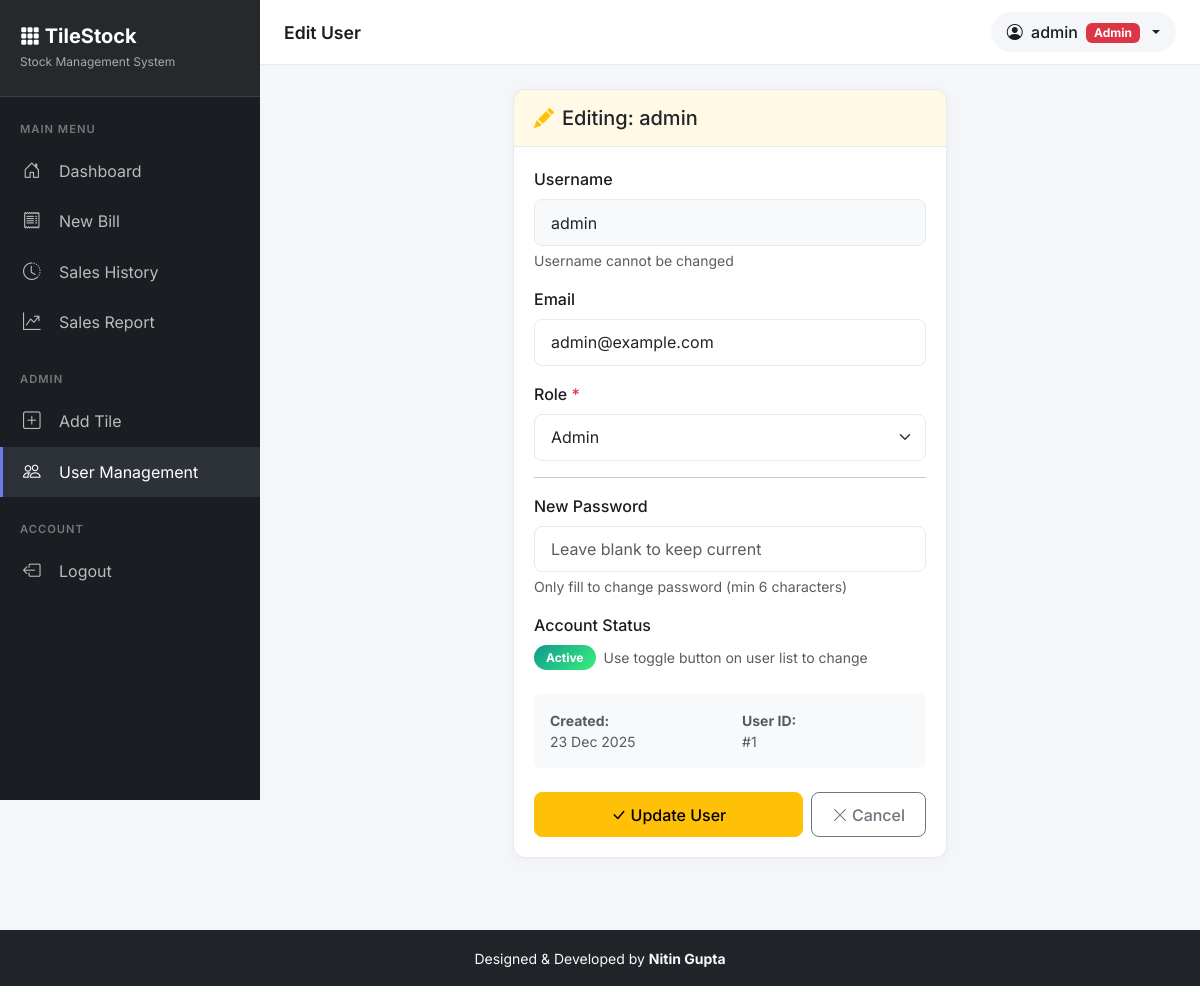
The page /admin/users/1/edit (signed in) on the database its author committed.
### app.py (models this page shows)
class User(db.Model):
    id = db.Column(db.Integer, primary_key=True)
    username = db.Column(db.String(100), unique=True, nullable=False)
    email = db.Column(db.String(150), nullable=True)
    password = db.Column(db.String(200), nullable=False)
    role = db.Column(db.String(10), nullable=False)  # admin / staff
    is_active = db.Column(db.Boolean, default=True, nullable=False)
    created_at = db.Column(db.DateTime, default=datetime.utcnow)
    created_by = db.Column(db.Integer, db.ForeignKey('user.id'), nullable=True)

### app.py (the view, shortened to what this page needs)
@app.route('/admin/users/<int:user_id>/edit', methods=['GET', 'POST'])
@admin_required
def edit_user(user_id):
    user = User.query.get_or_404(user_id)
    return render_template('edit_user.html', user=user)

### app.py (called while the page is built)
def admin_required(f):
    @wraps(f)
    def decorated_function(*args, **kwargs):
        if 'user_id' not in session:
            flash('Please login to access this page')
            return redirect('/')
        if session.get('role') != 'admin':
            flash('Access denied. Admin privileges required.')
            return redirect('/dashboard')
        return f(*args, **kwargs)
    return decorated_function

### templates/edit_user.html (shortened to what this page needs)
{% extends "base.html" %}
{% block page_title %}Edit User{% endblock %}
{% block content %}
<div class="row justify-content-center">
    <div class="col-lg-6">
        <div class="modern-card">
            <div class="card-header bg-warning bg-opacity-10">
                <h5 class="mb-0">
                    <i class="bi bi-pencil-fill text-warning me-2"></i>Editing: {{ user.username }}
                </h5>
            </div>
            <div class="card-body">
                <form method="POST">
                    <div class="mb-3">
                        <label class="form-label">Username</label>
                        <input type="text" class="form-control bg-light" value="{{ user.username }}" disabled />
                        <div class="form-text">Username cannot be changed</div>
                    </div>
                    <div class="mb-3">
                        <label class="form-label">Email</label>
                        <input type="email" name="email" class="form-control" value="{{ user.email or '' }}"
                            placeholder="user@example.com" />
                    </div>
                    <div class="mb-3">
                        <label class="form-label">Role <span class="text-danger">*</span></label>
                        <select name="role" class="form-select" required>
                            <option value="admin" {{ 'selected' if user.role=='admin' else '' }}>Admin</option>
                        </select>
                    </div>
                    <hr>
                    <div class="mb-3">
                        <label class="form-label">New Password</label>
                        <input type="password" name="new_password" class="form-control"
                            placeholder="Leave blank to keep current" minlength="6" />
                        <div class="form-text">Only fill to change password (min 6 characters)</div>
                    </div>
                    <div class="mb-4">
                        <label class="form-label">Account Status</label>
                        <div class="d-flex align-items-center gap-2">
                            {% if user.is_active %}
                            <span class="badge badge-stock-high">Active</span>
                            {% else %}
                            <span class="badge badge-stock-out">Inactive</span>
                            {% endif %}
                            <small class="text-muted">Use toggle button on user list to change</small>
                        </div>
                    </div>
                    <div class="mb-4 p-3 bg-light rounded">
                        <div class="row text-muted small">
                            <div class="col-6">
                                <strong>Created:</strong><br>
                                {{ user.created_at.strftime('%d %b %Y') if user.created_at else 'Unknown' }}
                            </div>
                            <div class="col-6">
                                <strong>User ID:</strong><br>
                                #{{ user.id }}
                            </div>
                        </div>
                    </div>
                    <div class="d-flex flex-column flex-sm-row gap-2">
                        <button type="submit" class="btn btn-warning btn-modern flex-grow-1">
                            <i class="bi bi-check-lg me-1"></i>Update User
                        </button>
                        <a href="/admin/users" class="btn btn-outline-secondary btn-modern">
                            <i class="bi bi-x-lg me-1"></i>Cancel
                        </a>
                    </div>
                </form>
            </div>
        </div>
    </div>
</div>
{% endblock %}

### templates/base.html (style rules this page uses)
:root { --sidebar-width: 260px; --sidebar-bg: #1a1d21; --sidebar-hover: #2d3238; --primary-gradient: linear-gradient(135deg, #667eea 0%, #764ba2 100%); --success-gradient: linear-gradient(135deg, #11998e 0%, #38ef7d 100%); --danger-gradient: linear-gradient(135deg, #eb3349 0%, #f45c43 100%); --warning-gradient: linear-gradient(135deg, #f2994a 0%, #f2c94c 100%); }
* { font-family: "Inter", sans-serif; }
body { background-color: #f4f6f9; min-height: 100vh; }
.modern-card { background: #fff; border-radius: 12px; box-shadow: 0 2px 12px rgba(0, 0, 0, 0.04); border: 1px solid #e5e9f0; overflow: hidden; }
.modern-card .card-header { background: #fff; border-bottom: 1px solid #e5e9f0; padding: 1rem 1.25rem; font-weight: 600; }
.modern-card .card-body { padding: 1.25rem; }
.badge-stock-high { background: var(--success-gradient); padding: 0.4rem 0.75rem; border-radius: 50px; }
.btn-modern { padding: 0.6rem 1.25rem; border-radius: 8px; font-weight: 500; transition: all 0.2s; }
.form-control, .form-select { border-radius: 8px; border: 1px solid #e5e9f0; padding: 0.65rem 1rem; }
.form-label { font-weight: 500; color: #1a1d21; margin-bottom: 0.5rem; }

### rows shown on the page
User: username "admin", email "admin@example.com", created_at "23 Dec 2025", id "1"

### other values the page prints
{{ session.get('user') }} "admin"
